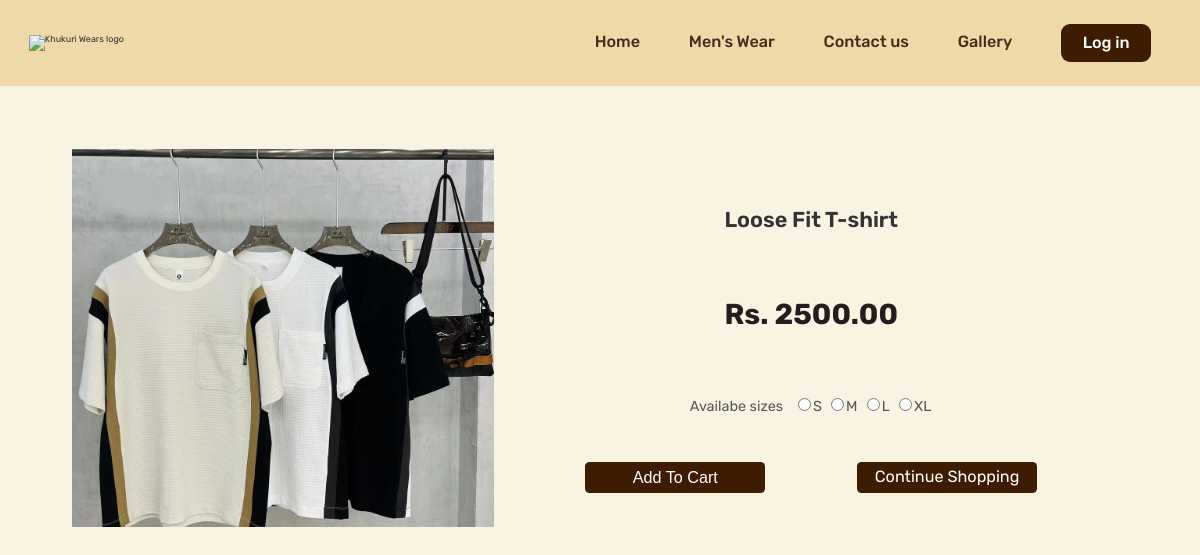
Page /product-detail-before.php?products_id=2 on the committed database.
### tables this page shows
CREATE TABLE `products` (
  `id` int(11) NOT NULL,
  `title` varchar(150) DEFAULT NULL,
  `price` decimal(10,2) DEFAULT NULL,
  `image_name` varchar(255) DEFAULT NULL,
  `stock` int(100) NOT NULL,
  `category_title` varchar(255) NOT NULL,
  `featured` varchar(10) DEFAULT NULL,
  `active` varchar(10) DEFAULT NULL
);

### config/include.php (called while the page is built, shortened)
<?php
  $home="http://localhost/Khukuri-wears/";
?>

### product-detail-before.php (the view, shortened to what this page needs)
<?php
  include 'header-before.php';
?>
<?php
if(isset($_GET['products_id'])){
    $products_id=$_GET['products_id'];
}else{
  header("location:".$home);
}
?>
<div class="section-details">
  <?php
          $sql2="SELECT * FROM products WHERE id=$products_id";
          $res2=mysqli_query($conn,$sql2);
          $count2=mysqli_num_rows($res2);
          if($count2>0){
            while($row=mysqli_fetch_assoc($res2)){
              $title=$row['title'];
              $price=$row['price'];
              $image_name=$row['image_name'];
              $stock=$row['stock'];
              $category_title=$row['category_title'];
              ?>
  <div class="detail-img">
    <?php
                        if($image_name==""){
                          echo "<div class='error'>Image not available</div>";
                        }else{
                          ?>
    <img src="<?php $home; ?>img/products/<?php echo $image_name; ?>" alt="Image"
      class="img-responsive img-curve products-img" />
    <?php
                        }
                      ?>
  </div>
  <div class="details">
    <div class="product-content">
      <div>
        <h2 class="product-title"><?php echo $title; ?></h2>
      </div>
      <div>
        <h3 class="product-price">Rs. <?php echo $price; ?></h3>
      </div>
      <div>
        <form action="" method="POST">
          <?php
          if($category_title === "Summer Collection" || $category_title === "Winter Collection"){
        ?>
          <div class="product-detail-size">
            <p class="product-size-title">Availabe sizes</p>
            <div class="product-size">
              <div class="size">
                <input type="radio" name="product_size" class="size-radio" id="size-s" value="S">
                <label for="s" data-variant="outline" class="size-label">S</label>
              </div>
              <div class="size">
                <input type="radio" name="product_size" class="size-radio" id="size-m" value="M">
                <label for="m" data-variant="outline" class="size-label">M</label>
              </div>
              <div class="size">
                <input type="radio" name="product_size" class="size-radio" id="size-l" value="L">
                <label for="l" data-variant="outline" class="size-label">L</label>
              </div>
              <div class="size">
                <input type="radio" name="product_size" class="size-radio" id="size-xl" value="XL">
                <label for="xl" data-variant="outline" class="size-label">XL</label>
              </div>
            </div>
          </div>
      </div>
      <?php
          }else if($category_title === "Footwear"){
        ?>
      <div class="product-detail-size footwear">
        <p class="product-size-title">Availabe sizes</p>
        <div class="product-size">
          <div class="size">
            <input type="radio" name="product_size" class="size-radio" id="size-s" value="36">
            <label for="s" data-variant="outline" class="size-label">36</label>
          </div>
          <div class="size">
            <input type="radio" name="product_size" class="size-radio" id="size-m" value="37">
            <label for="m" data-variant="outline" class="size-label">37</label>
          </div>
          <div class="size">
            <input type="radio" name="product_size" class="size-radio" id="size-l" value="38">
            <label for="l" data-variant="outline" class="size-label">38</label>
          </div>
          <div class="size">
            <input type="radio" name="product_size" class="size-radio" id="size-xl" value="39">
            <label for="xl" data-variant="outline" class="size-label">39</label>
          </div>
          <div class="size">
            <input type="radio" name="product_size" class="size-radio" id="size-xl" value="40">
            <label for="xl" data-variant="outline" class="size-label">40</label>
          </div>
          <div class="size">
            <input type="radio" name="product_size" class="size-radio" id="size-xl" value="41">
            <label for="xl" data-variant="outline" class="size-label">41</label>
          </div>
          <div class="size">
            <input type="radio" name="product_size" class="size-radio" id="size-xl" value="42">
            <label for="xl" data-variant="outline" class="size-label">42</label>
          </div>
          <div class="size">
            <input type="radio" name="product_size" class="size-radio" id="size-xl" value="43">
            <label for="xl" data-variant="outline" class="size-label">43</label>
          </div>
        </div>
      </div>
    </div>
  <?php
      }
    ?>
  <div class="add-continue">
    <div class="addtocart">
      <?php
        if($stock>0){
          ?>
      <input type="submit" value="Add To Cart" name="add_to_cart" class="addtocart-btn">
      <?php
          }else{
            ?>
      <input type="submit" value="Add To Cart" name="add_to_cart_out" class="addtocart-btn">
      <?php
          }
      ?>
    </div>
    <div class="continue">
      <a href="<?php echo $home?>category-after.php " class="continue-btn">Continue Shopping</a>
    </div>
    <?php
            }
          }else{
            echo "<div class='error'>Product not available</div>";
          }
          ?>
  </div>
</div>

### css/general.css (style rules this page uses)
* { padding: 0; margin: 0; box-sizing: border-box; }
html { font-size: 62.5%; overflow-x: hidden; }
body { font-family: "Rubik", sans-serif; line-height: 1; font-weight: 400; color: #555; overflow-x: hidden; }

### css/style.css (style rules this page uses)
a { color: #333; text-decoration: none; display: block; padding: 0.5rem 0; }
.img-responsive { padding-top: 3rem; display: block; margin: 0; }
.products-img { width: 100%; height: 30rem; object-fit: cover; cursor: pointer; }
.product-detail-size { display: grid; width: 100%; grid-template-columns: 12rem 15rem; align-items: center; justify-content: center; }
.product-size-title { font-size: 1.6rem; }
.product-size { box-sizing: border-box; display: flex; flex-direction: row; align-items: center; justify-content: flex-start; gap: 1rem; }
.size-label { box-sizing: border-box; display: inline-block; height: 3.2rem; font-size: 1.6rem; line-height: 3rem; cursor: pointer; border-radius: 8px; }
input[type="radio"] { cursor: pointer; }
.buy-btn, .addtocart-btn { width: 12rem; height: 3.5rem; font-size: 1.8rem; display: flex; align-items: center; justify-content: center; text-decoration: none; color: #fff; background-color: #3d1c01; border-radius: 0.5rem; float: left; cursor: pointer; }
.addtocart-btn { border: none; }
.section-details { background-color: #f9f3e2; width: 100%; height: 100vh; display: grid; grid-template-columns: 40fr 60fr; padding: 4rem 8rem; }
.detail-img { overflow: hidden; }
.detail-img img { width: 100%; height: 45rem; object-fit: cover; cursor: pointer; padding-top: 3rem; display: block; margin: 0; transition: all 0.4s; }
.details { height: 45rem; width: 100%; margin: 0; }
.product-content { text-align: left; height: 100%; padding: 3rem; margin: 2rem; display: grid; place-items: center; }
.product-title { height: 9rem; font-size: 2.4rem; color: #333; font-weight: 600; text-align: left; padding: 3.2rem 4.8rem 2rem 4.8rem; }
.product-price { font-size: 3.2rem; color: #231d1d; padding-top: 1.5rem; padding-bottom: 1.5rem; }
.add-continue { width: 100%; height: 35%; display: grid; grid-template-columns: 1fr 1fr; place-items: center; padding-bottom: 3rem; }
.continue-btn, .addtocart-btn { width: 20rem; height: 3.5rem; font-size: 1.8rem; display: flex; align-items: center; justify-content: center; text-decoration: none; color: #fff; background-color: #3d1c01; border-radius: 0.5rem; float: left; cursor: pointer; border: none; }

### css/queries.css (style rules this page uses)
@media (max-width: 75em) { html { font-size: 56.25%; } }

### rows in the picture
products: image_name (picture), title "Loose Fit T-shirt", price "2500.00"
